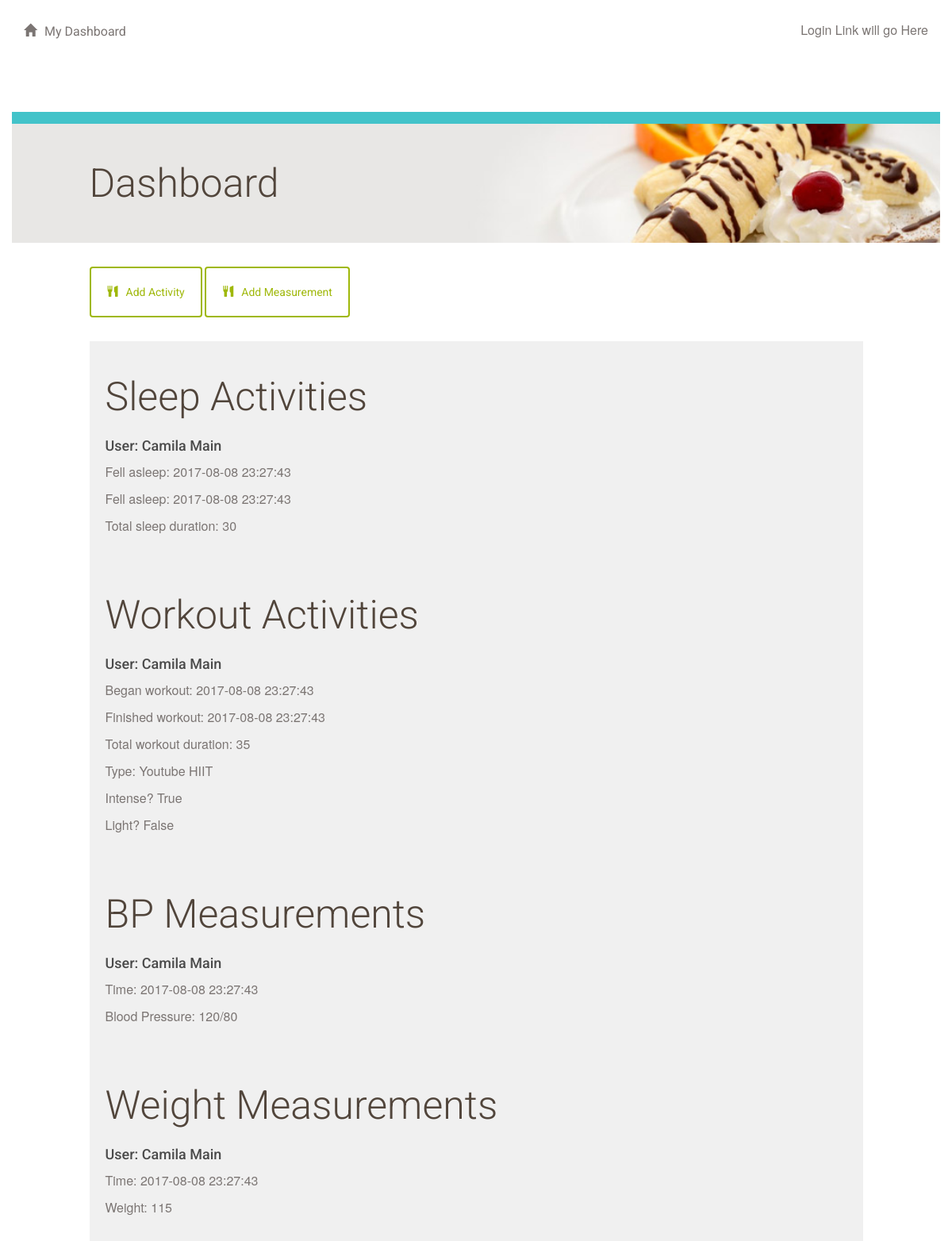
The page / on the database its author committed.
### models.py (models this page shows, shortened)
class Sleep(Base):
    __tablename__ = 'sleep'
    id = Column(Integer, primary_key=True)
    duration = Column(Integer, nullable=False)
    start_time = Column(DateTime(timezone=True), server_default=func.now())
    end_time = Column(DateTime(timezone=True), server_default=func.now())
    user_id = Column(Integer, ForeignKey('user.id'))
    user = relationship(User)
    activity_id = Column(Integer, ForeignKey('activity.id'))
    activity = relationship(Activity)

class User(Base):
    __tablename__ = 'user'
    id = Column(Integer, primary_key=True)
    name = Column(String(250), nullable=False)
    email = Column(String(250), nullable=False)
    picture = Column(String(250))

class Workout(Base):
    __tablename__ = 'workout'
    id = Column(Integer, primary_key=True)
    duration = Column(Integer, nullable=False)
    start_time = Column(DateTime(timezone=True), server_default=func.now())
    end_time = Column(DateTime(timezone=True), server_default=func.now())
    type = Column(String(250), nullable=True)
    intense = Column(Boolean, nullable=False)
    light = Column(Boolean, nullable=False)
    interval = Column(Boolean, nullable=False)
    endurance = Column(Boolean, nullable=False)
    user_id = Column(Integer, ForeignKey('user.id'))
    user = relationship(User)
    activity_id = Column(Integer, ForeignKey('activity.id'))
    activity = relationship(Activity)

class BloodPressure(Base):
    __tablename__ = 'blood_pressure'
    id = Column(Integer, primary_key=True)
    systolic = Column(Integer, nullable=False)
    diastolic = Column(Integer, nullable=False)
    user_id = Column(Integer, ForeignKey('user.id'))
    user = relationship(User)
    measurement_id = Column(Integer, ForeignKey('measurement.id'))
    measurement = relationship(Measurement)

class Measurement(Base):
    __tablename__ = 'measurement'
    id = Column(Integer, primary_key=True)
    time_created = Column(DateTime(timezone=True), server_default=func.now())
    morning = Column(Boolean, nullable=True)
    afternoon = Column(Boolean, nullable=True)
    evening = Column(Boolean, nullable=True)
    pre_meal = Column(Boolean, nullable=True)
    post_meal = Column(Boolean, nullable=True)
    user_id = Column(Integer, ForeignKey('user.id'))
    user = relationship(User)

class Weight(Base):
    __tablename__ = 'weight'
    id = Column(Integer, primary_key=True)
    weight = Column(Integer, nullable=False)
    user_id = Column(Integer, ForeignKey('user.id'))
    user = relationship(User)
    measurement_id = Column(Integer, ForeignKey('measurement.id'))
    measurement = relationship(Measurement)

### app.py (the view)
@app.route('/')
@app.route('/dashboard/<int:user_id>')
def showDashboard():
    activity_id = 1
    measurement_id = 1
    user_id = 1
    activities = session.query(Activity).all()
    measurements = session.query(Measurement).all()
    sleep_activities = session.query(Sleep).filter_by(
        user_id=user_id).all()
    workout_activities = session.query(Workout).filter_by(
        user_id=user_id).all()
    weight_measurements = session.query(Weight).filter_by(
        user_id=user_id).all()
    bp_measurements = session.query(BloodPressure).filter_by(
        user_id=user_id).all()
    for weight in weight_measurements:
        print("Weight:")
        print(weight.weight)
    for bp in bp_measurements:
        print("BP")
        print(bp.systolic)
    return render_template('dashboard.html', activities=activities,
                           measurements=measurements, sleep_activities=sleep_activities, workout_activities=workout_activities, weight_measurements=weight_measurements, bp_measurements=bp_measurements)

### templates/dashboard.html (shortened to what this page needs)
{% extends "main.html" %}
{% block content %}
{% include "header.html" %}
    <div class="row top-menu">
        <div class="col-md-10"></div>
        <div class="col-md-2 text-right">
                    </div>
    </div>
    <div class="row divider blue">
        <div class="col-md-12"></div>
    </div>
    <div class="row banner main">
        <div class="col-md-1"></div>
        <div class="col-md-11 padding-none">
            <h1>Dashboard</h1>
        </div>
    </div>
    <div class="row padding-top padding-bottom">
        <div class="col-md-1"></div>
        <div class="col-md-10 padding-none">
                <button class="btn btn-default" id="new-restaurant">
                    <span class="glyphicon glyphicon-cutlery" aria-hidden="true"></span>Add Activity
                </button>
                <button class="btn btn-default" id="new-restaurant">
                    <span class="glyphicon glyphicon-cutlery" aria-hidden="true"></span>Add Measurement
                </button>
        </div>
        <div class="col-md-1"></div>
    </div>
    {% for sleep in sleep_activities %}
            <div class="row">
                <div class="col-md-1"></div>
                    <div class="col-md-10 restaurant-list">
                        <h1>Sleep Activities</h1>
                        <h3>User: {{sleep.user.name}}</h3>
                        <p>Fell asleep: {{sleep.start_time}}</p>
                        <p>Fell asleep: {{sleep.start_time}}</p>
                        <p>Total sleep duration: {{sleep.duration}}</p>
                    </div>
                <div class="col-md-1"></div>
            </div>
    {% endfor %}
    {% for workout in workout_activities %}
            <div class="row">
                <div class="col-md-1"></div>
                    <div class="col-md-10 restaurant-list">
                        <h1>Workout Activities</h1>
                        <h3>User: {{workout.user.name}}</h3>
                        <p>Began workout: {{workout.start_time}}</p>
                        <p>Finished workout: {{workout.start_time}}</p>
                        <p>Total workout duration: {{workout.duration}}</p>
                        <p>Type: {{workout.type}}</p>
                        <p>Intense? {{workout.intense}}</p>
                        <p>Light? {{workout.light}}</p>
                    </div>
                <div class="col-md-1"></div>
            </div>
    {% endfor %}
    {% for bp in bp_measurements %}
            <div class="row">
                <div class="col-md-1"></div>
                    <div class="col-md-10 restaurant-list">
                        <h1>BP Measurements</h1>
                        <h3>User: {{bp.user.name}}</h3>
                        <p>Time: {{bp.measurement.time_created}}</p>
                        <p>Blood Pressure: {{bp.systolic}}/{{bp.diastolic}}</p>
                    </div>
                <div class="col-md-1"></div>
            </div>
    {% endfor %}
    {% for weight in weight_measurements %}
            <div class="row">
                <div class="col-md-1"></div>
                    <div class="col-md-10 restaurant-list">
                        <h1>Weight Measurements</h1>
                        <h3>User: {{weight.user.name}}</h3>
                        <p>Time: {{weight.measurement.time_created}}</p>
                        <p>Weight: {{weight.weight}}</p>
                    </div>
                <div class="col-md-1"></div>
            </div>
    {% endfor %}
{% endblock %}

### templates/main.html (shortened to what this page needs)
<!DOCTYPE html>
<html lang="en">
	<head>
		<link rel="stylesheet" href="//netdna.bootstrapcdn.com/bootstrap/3.1.1/css/bootstrap.min.css">
		<link rel=stylesheet type=text/css href="{{ url_for('static', filename='styles.css') }}">
	</head>
	<body>
		<div class="container">
			{% block content %}
			{% endblock %}
		</div>
	</body>
</html>

### templates/header.html
<div class="row top-menu">
	<div class="col-md-6">
		<a href="{{url_for('showDashboard')}}">
			<span class="glyphicon glyphicon-home" aria-hidden="true"></span>My Dashboard
		</a>
	</div>
	<div class="col-md-6 text-right">
					<p>Login Link will go Here </p>
	</div>
</div>

### styling/styles.css (style rules this page uses)
* { font-family: "Helvetica Neue Bold", Roboto, Helvetica, Arial, sans-serif; font-weight: 700; }
h1 { font-family: "Helvetica Neue Light", Roboto, Helvetica, Arial, sans-serif; font-size: 50px; color: #51453B; line-height: 60px; font-weight: 300; }
h3 { font-size: 18px; color: #4A4A4A; line-height: 23px; }
p { font-family: "Helvetica Neue", Roboto, Helvetica, Arial, sans-serif; font-size: 16px; color: #7B7573; line-height: 24px; font-weight: 400; }
a { font-size: 14px; color: #0093B9; line-height: 17px; }
.padding-top { padding-top: 30px; }
.padding-bottom { padding-bottom: 30px; }
.padding-none { padding: 0; }
.btn { padding: 20px; margin: 0; border-color: #9FB80A; border-width: 2px; color: #9FB80A;; }
.glyphicon { margin-right: 10px; }
.top-menu { padding-top: 30px; padding-bottom: 30px; }
.top-menu p { margin-bottom: 0; line-height: 16px; }
.top-menu a { margin-bottom: 0; line-height: 16px; font-size: 16px; color: #7B7573; font-weight: 400; }
.divider { height: 15px; }
.divider.blue { background-color: #42C3C9; }
.banner.main { height: 150px; background: url("/static/top-banner.jpg"); background-position: right; background-repeat: no-repeat; background-size: cover; }
.banner h1 { margin: 45px 0; }
.restaurant-list { background-color: #F0F0F0; padding: 20px; u }

### rows shown on the page
Sleep: user.name "Camila Main", start_time "2017-08-08 23:27:43", duration "30"
Workout: user.name "Camila Main", start_time "2017-08-08 23:27:43", duration "35", type "Youtube HIIT", intense "True", light "False"
BloodPressure: user.name "Camila Main", measurement.time_created "2017-08-08 23:27:43", systolic "120", diastolic "80"
Weight: user.name "Camila Main", measurement.time_created "2017-08-08 23:27:43", weight "115"
